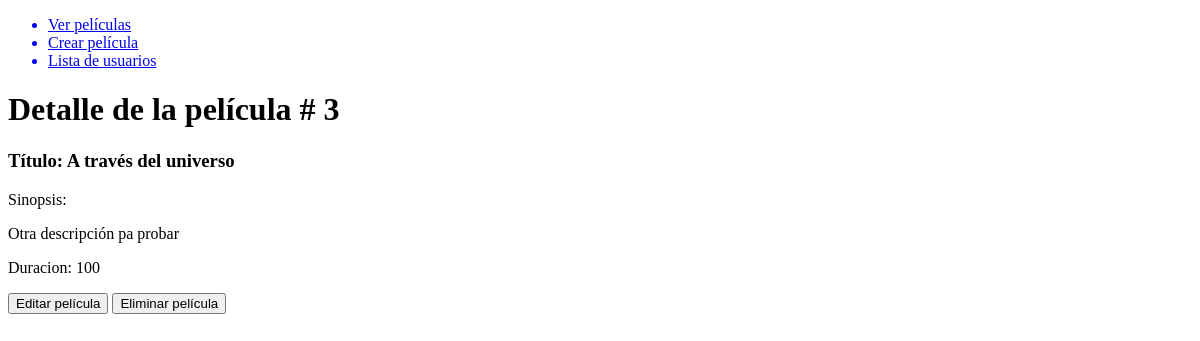
/movies/3/, run on an earlier commit of the app's database.
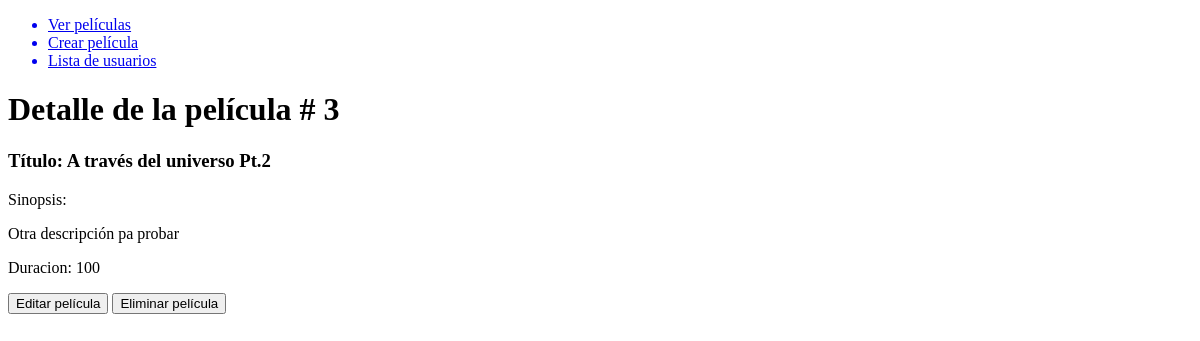
And on a later commit of the database.
### movies/models.py (models this page shows, shortened)
class Movie(models.Model): # Siempre hay que heredar de models.Model
    title = models.CharField(max_length=140)
    sinopsis = models.TextField(blank=True, null=True)
    duration = models.PositiveIntegerField()
    calif = models.PositiveIntegerField(default=5)
    gender = models.CharField(max_length=50)
    is_on_cinema = models.BooleanField(default=True)
    created = models.DateTimeField(auto_now_add=True)
    updated = models.DateTimeField(auto_now=True)

### movies/views.py (the view)
# urls.py: path('<int:id>/', GetMovie, name='detail'),
def GetMovie(request, id):
    movie = Movie.objects.get(pk=id)
    template_name = 'movies/detail.html'
    context = {
        'movie': movie
    }
    return render(request, template_name, context)

### movies/templates/movies/detail.html
{% extends 'base.html' %}
{% block content %}
    <h1>Detalle de la película # {{ movie.id }}</h1>
    <h3>Título: {{ movie.title }}</h3>
    <p>Sinopsis: </p>
    <p>{{ movie.sinopsis }}</p>
    <p>Duracion: {{ movie.duration }}</p>
    <a href="{% url 'movies:update' movie.id %}"><button>Editar película</button></a>
    <a href="{% url 'movies:delete' movie.id %}"><button>Eliminar película</button></a>
{% endblock content %}

What changed in the data, as far as the page shows it:
changed Movie "Otra descripción pa probar": title "A través del universo" → "A través del universo Pt.2"
